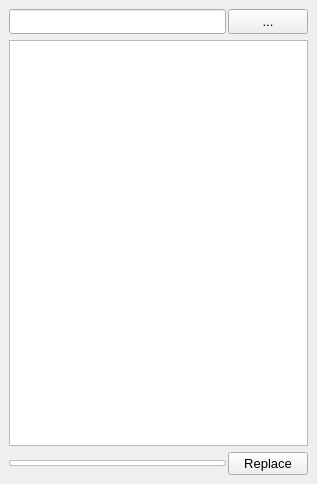
<?xml version="1.0" encoding="UTF-8"?>
<ui version="4.0">
 <class>replaceUVwindow</class>
 <widget class="QMainWindow" name="replaceUVwindow">
  <property name="geometry">
   <rect>
    <x>0</x>
    <y>0</y>
    <width>317</width>
    <height>484</height>
   </rect>
  </property>
  <property name="windowTitle">
   <string>Replace Model UV</string>
  </property>
  <widget class="QWidget" name="centralwidget">
   <layout class="QVBoxLayout" name="verticalLayout">
    <item>
     <layout class="QHBoxLayout" name="horizontalLayout" stretch="9,1">
      <property name="spacing">
       <number>2</number>
      </property>
      <item>
       <widget class="QLineEdit" name="let_filePath">
        <property name="minimumSize">
         <size>
          <width>0</width>
          <height>25</height>
         </size>
        </property>
        <property name="maximumSize">
         <size>
          <width>16777215</width>
          <height>25</height>
         </size>
        </property>
        <property name="font">
         <font>
          <pointsize>10</pointsize>
         </font>
        </property>
       </widget>
      </item>
      <item>
       <widget class="QPushButton" name="btn_setFilePath">
        <property name="minimumSize">
         <size>
          <width>0</width>
          <height>25</height>
         </size>
        </property>
        <property name="maximumSize">
         <size>
          <width>16777215</width>
          <height>25</height>
         </size>
        </property>
        <property name="font">
         <font>
          <pointsize>10</pointsize>
         </font>
        </property>
        <property name="text">
         <string>...</string>
        </property>
       </widget>
      </item>
     </layout>
    </item>
    <item>
     <widget class="QListView" name="listView">
      <property name="font">
       <font>
        <pointsize>10</pointsize>
       </font>
      </property>
      <property name="alternatingRowColors">
       <bool>true</bool>
      </property>
     </widget>
    </item>
    <item>
     <layout class="QHBoxLayout" name="horizontalLayout_2" stretch="75,25">
      <property name="spacing">
       <number>2</number>
      </property>
      <item>
       <widget class="QProgressBar" name="progressBar">
        <property name="maximumSize">
         <size>
          <width>16777215</width>
          <height>6</height>
         </size>
        </property>
        <property name="styleSheet">
         <string notr="true">QProgressBar{
	border:1px solid rgb(191, 191, 191);
	border-radius:3px;
}

QProgressBar::chunk{
	
	background-color: rgb(191, 191, 191);
}
</string>
        </property>
        <property name="maximum">
         <number>1</number>
        </property>
        <property name="value">
         <number>0</number>
        </property>
        <property name="textVisible">
         <bool>false</bool>
        </property>
       </widget>
      </item>
      <item>
       <widget class="QPushButton" name="btn_replace">
        <property name="font">
         <font>
          <pointsize>10</pointsize>
         </font>
        </property>
        <property name="text">
         <string>Replace</string>
        </property>
       </widget>
      </item>
     </layout>
    </item>
   </layout>
  </widget>
 </widget>
 <resources/>
 <connections/>
</ui>
